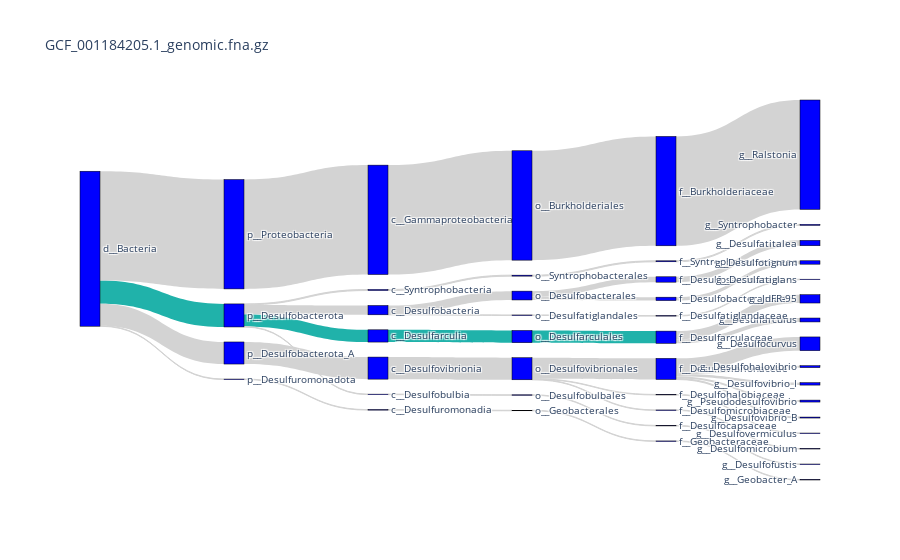
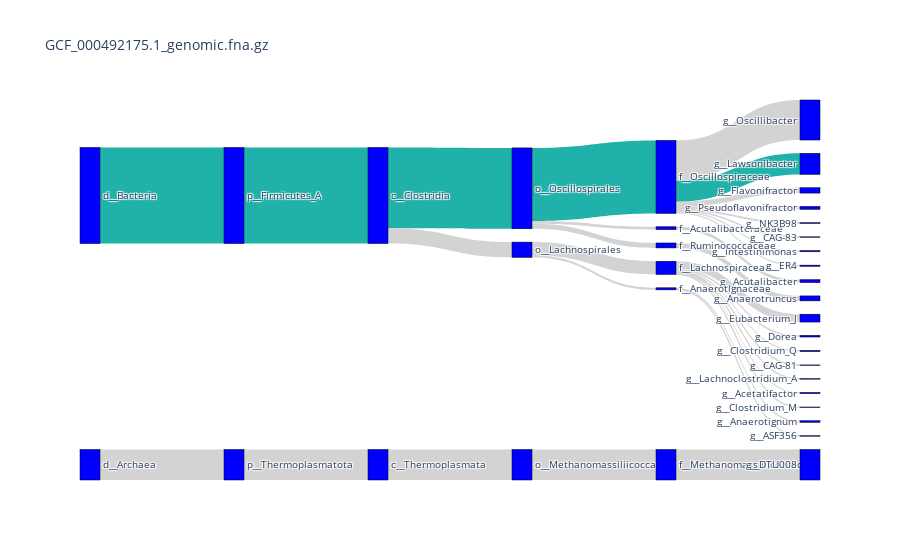
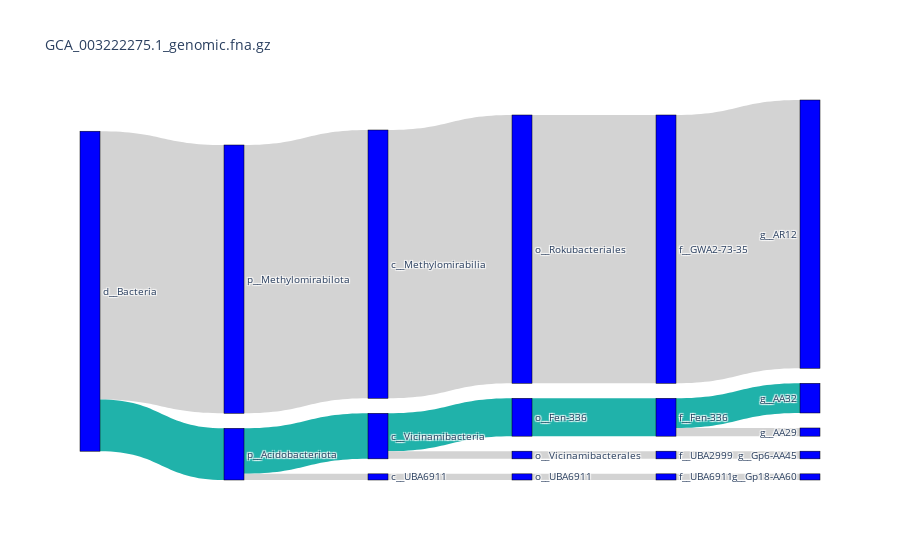

The notebook cell saved with these charts, in order:
### Code cell
load_all('output.gtdb-contam-dna')

### Figure 1 — Plotly figure (JSON) as saved in the notebook; plotly's stock layout.template omitted (floating-point values rounded to 4 significant figures)
{"data": [{"link": {"color": ["lightseagreen", "lightgrey", "lightgrey", "lightgrey", "lightseagreen", "lightgrey", "lightgrey", "lightgrey", "lightseagreen", "lightseagreen", "lightgrey", "lightgrey", "lightgrey", "lightgrey", "lightgrey", "lightgrey", "lightgrey", "lightgrey", "lightgrey", "lightgrey", "lightgrey", "lightgrey", "lightgrey", "lightgrey", "lightgrey", "lightgrey", "lightgrey", "lightgrey", "lightgrey", "lightgrey", "lightgrey", "lightgrey", "lightgrey", "lightgrey", "lightgrey", "lightgrey", "lightgrey", "lightgrey", "lightgrey", "lightgrey", "lightgrey", "lightgrey", "lightgrey", "lightgrey", "lightgrey", "lightgrey"], "label": ["1.6% of total k-mers", "0.1% of total k-mers", "1.2% of total k-mers", "0.1% of total k-mers", "3.0% of total k-mers", "2.8% of total k-mers", "0.1% of total k-mers", "14.1% of total k-mers", "1.6% of total k-mers", "1.6% of total k-mers", "0.5% of total k-mers", "1.1% of total k-mers", "0.1% of total k-mers", "0.1% of total k-mers", "0.1% of total k-mers", "1.1% of total k-mers", "0.1% of total k-mers", "0.7% of total k-mers", "0.4% of total k-mers", "0.7% of total k-mers", "2.8% of total k-mers", "2.8% of total k-mers", "0.1% of total k-mers", "2.7% of total k-mers", "0.1% of total k-mers", "0.1% of total k-mers", "0.3% of total k-mers", "0.3% of total k-mers", "0.3% of total k-mers", "0.1% of total k-mers", "1.8% of total k-mers", "0.1% of total k-mers", "0.1% of total k-mers", "0.1% of total k-mers", "0.1% of total k-mers", "0.1% of total k-mers", "0.1% of total k-mers", "14.1% of total k-mers", "14.1% of total k-mers", "14.1% of total k-mers", "14.1% of total k-mers", "0.4% of total k-mers", "0.1% of total k-mers", "0.1% of total k-mers", "0.1% of total k-mers", "0.1% of total k-mers"], "source": [0, 0, 0, 0, 1, 1, 1, 1, 2, 3, 4, 4, 6, 7, 8, 10, 10, 11, 11, 12, 14, 15, 16, 16, 16, 17, 19, 19, 19, 19, 19, 23, 24, 27, 28, 29, 30, 32, 33, 34, 35, 37, 40, 43, 44, 45], "target": [2, 6, 10, 43, 0, 14, 27, 32, 3, 4, 5, 39, 7, 8, 9, 11, 23, 12, 37, 13, 15, 16, 17, 19, 40, 18, 20, 21, 22, 26, 42, 24, 25, 28, 29, 30, 31, 33, 34, 35, 36, 38, 41, 44, 45, 46], "value": [25, 2, 19, 1, 47, 45, 1, 223, 25, 25, 8, 17, 2, 2, 2, 18, 1, 11, 7, 11, 45, 45, 1, 43, 1, 1, 4, 4, 5, 2, 28, 1, 1, 1, 1, 1, 1, 223, 223, 223, 223, 7, 1, 1, 1, 1]}, "node": {"color": "blue", "label": ["p__Desulfobacterota", "d__Bacteria", "c__Desulfarculia", "o__Desulfarculales", "f__Desulfarculaceae", "g__Desulfarculus", "c__Syntrophobacteria", "o__Syntrophobacterales", "f__Syntrophobacteraceae", "g__Syntrophobacter", "c__Desulfobacteria", "o__Desulfobacterales", "f__Desulfosarcinaceae", "g__Desulfatitalea", "p__Desulfobacterota_A", "c__Desulfovibrionia", "o__Desulfovibrionales", "f__Desulfohalobiaceae", "g__Desulfovermiculus", "f__Desulfovibrionaceae", "g__Desulfohalovibrio", "g__Pseudodesulfovibrio", "g__Desulfovibrio_I", "o__Desulfatiglandales", "f__Desulfatiglandaceae", "g__Desulfatiglans", "g__Desulfovibrio_B", "p__Desulfuromonadota", "c__Desulfuromonadia", "o__Geobacterales", "f__Geobacteraceae", "g__Geobacter_A", "p__Proteobacteria", "c__Gammaproteobacteria", "o__Burkholderiales", "f__Burkholderiaceae", "g__Ralstonia", "f__Desulfobacteraceae", "g__Desulfotignum", "g__JdFR-95", "f__Desulfomicrobiaceae", "g__Desulfomicrobium", "g__Desulfocurvus", "c__Desulfobulbia", "o__Desulfobulbales", "f__Desulfocapsaceae", "g__Desulfofustis"], "line": {"color": "black", "width": 0.5}, "pad": 15, "thickness": 20}, "type": "sankey"}], "layout": {"font": {"size": 10}, "title": {"text": "GCF_001184205.1_genomic.fna.gz"}}}

### Figure 2 — Plotly figure (JSON) as saved in the notebook; plotly's stock layout.template omitted (floating-point values rounded to 4 significant figures)
{"data": [{"link": {"color": ["lightseagreen", "lightseagreen", "lightseagreen", "lightgrey", "lightgrey", "lightseagreen", "lightgrey", "lightgrey", "lightgrey", "lightgrey", "lightgrey", "lightgrey", "lightgrey", "lightgrey", "lightgrey", "lightgrey", "lightgrey", "lightgrey", "lightgrey", "lightgrey", "lightgrey", "lightgrey", "lightseagreen", "lightgrey", "lightgrey", "lightgrey", "lightgrey", "lightgrey", "lightgrey", "lightgrey", "lightgrey", "lightgrey", "lightgrey"], "label": ["15.2% of total k-mers", "15.2% of total k-mers", "12.8% of total k-mers", "2.4% of total k-mers", "0.5% of total k-mers", "11.5% of total k-mers", "0.8% of total k-mers", "0.5% of total k-mers", "2.1% of total k-mers", "0.3% of total k-mers", "0.3% of total k-mers", "0.2% of total k-mers", "0.1% of total k-mers", "0.1% of total k-mers", "1.2% of total k-mers", "0.2% of total k-mers", "0.1% of total k-mers", "0.5% of total k-mers", "0.1% of total k-mers", "0.1% of total k-mers", "0.8% of total k-mers", "0.2% of total k-mers", "3.3% of total k-mers", "0.2% of total k-mers", "6.3% of total k-mers", "4.8% of total k-mers", "4.8% of total k-mers", "4.8% of total k-mers", "4.8% of total k-mers", "4.8% of total k-mers", "0.8% of total k-mers", "0.1% of total k-mers", "0.3% of total k-mers"], "source": [0, 1, 2, 2, 3, 3, 3, 4, 6, 6, 7, 7, 7, 7, 7, 7, 7, 9, 9, 9, 9, 9, 9, 9, 9, 21, 22, 23, 24, 25, 27, 31, 31], "target": [2, 0, 3, 6, 4, 9, 27, 5, 7, 31, 8, 13, 15, 16, 17, 29, 33, 10, 11, 12, 14, 18, 19, 20, 30, 23, 21, 24, 25, 26, 28, 32, 34], "value": [233, 233, 196, 37, 7, 177, 12, 7, 32, 5, 4, 3, 1, 1, 19, 3, 1, 7, 2, 1, 13, 3, 51, 3, 97, 74, 74, 74, 74, 74, 12, 1, 4]}, "node": {"color": "blue", "label": ["p__Firmicutes_A", "d__Bacteria", "c__Clostridia", "o__Oscillospirales", "f__Acutalibacteraceae", "g__Acutalibacter", "o__Lachnospirales", "f__Lachnospiraceae", "g__Dorea", "f__Oscillospiraceae", "g__Pseudoflavonifractor", "g__NK3B98", "g__CAG-83", "g__Clostridium_Q", "g__Flavonifractor", "g__CAG-81", "g__Lachnoclostridium_A", "g__Eubacterium_J", "g__Intestinimonas", "g__Lawsonibacter", "g__ER4", "p__Thermoplasmatota", "d__Archaea", "c__Thermoplasmata", "o__Methanomassiliicoccales", "f__Methanomassiliicoccaceae", "g__DTU008", "f__Ruminococcaceae", "g__Anaerotruncus", "g__Acetatifactor", "g__Oscillibacter", "f__Anaerotignaceae", "g__ASF356", "g__Clostridium_M", "g__Anaerotignum"], "line": {"color": "black", "width": 0.5}, "pad": 15, "thickness": 20}, "type": "sankey"}], "layout": {"font": {"size": 10}, "title": {"text": "GCF_000492175.1_genomic.fna.gz"}}}

### Figure 3 — Plotly figure (JSON) as saved in the notebook; plotly's stock layout.template omitted (floating-point values rounded to 4 significant figures)
{"data": [{"link": {"color": ["lightgrey", "lightgrey", "lightseagreen", "lightgrey", "lightgrey", "lightgrey", "lightseagreen", "lightgrey", "lightseagreen", "lightgrey", "lightseagreen", "lightseagreen", "lightgrey", "lightgrey", "lightgrey", "lightgrey", "lightgrey", "lightgrey"], "label": ["16.8% of total k-mers", "16.8% of total k-mers", "3.2% of total k-mers", "16.8% of total k-mers", "16.8% of total k-mers", "16.8% of total k-mers", "2.8% of total k-mers", "0.4% of total k-mers", "2.4% of total k-mers", "0.5% of total k-mers", "2.4% of total k-mers", "1.9% of total k-mers", "0.5% of total k-mers", "0.4% of total k-mers", "0.4% of total k-mers", "0.4% of total k-mers", "0.5% of total k-mers", "0.5% of total k-mers"], "source": [0, 1, 1, 2, 3, 4, 6, 6, 7, 7, 8, 9, 9, 12, 13, 14, 16, 17], "target": [2, 0, 6, 3, 4, 5, 7, 12, 8, 16, 9, 10, 11, 13, 14, 15, 17, 18], "value": [524, 524, 101, 524, 524, 524, 89, 12, 74, 15, 74, 58, 16, 12, 12, 12, 15, 15]}, "node": {"color": "blue", "label": ["p__Methylomirabilota", "d__Bacteria", "c__Methylomirabilia", "o__Rokubacteriales", "f__GWA2-73-35", "g__AR12", "p__Acidobacteriota", "c__Vicinamibacteria", "o__Fen-336", "f__Fen-336", "g__AA32", "g__AA29", "c__UBA6911", "o__UBA6911", "f__UBA6911", "g__Gp18-AA60", "o__Vicinamibacterales", "f__UBA2999", "g__Gp6-AA45"], "line": {"color": "black", "width": 0.5}, "pad": 15, "thickness": 20}, "type": "sankey"}], "layout": {"font": {"size": 10}, "title": {"text": "GCA_003222275.1_genomic.fna.gz"}}}
